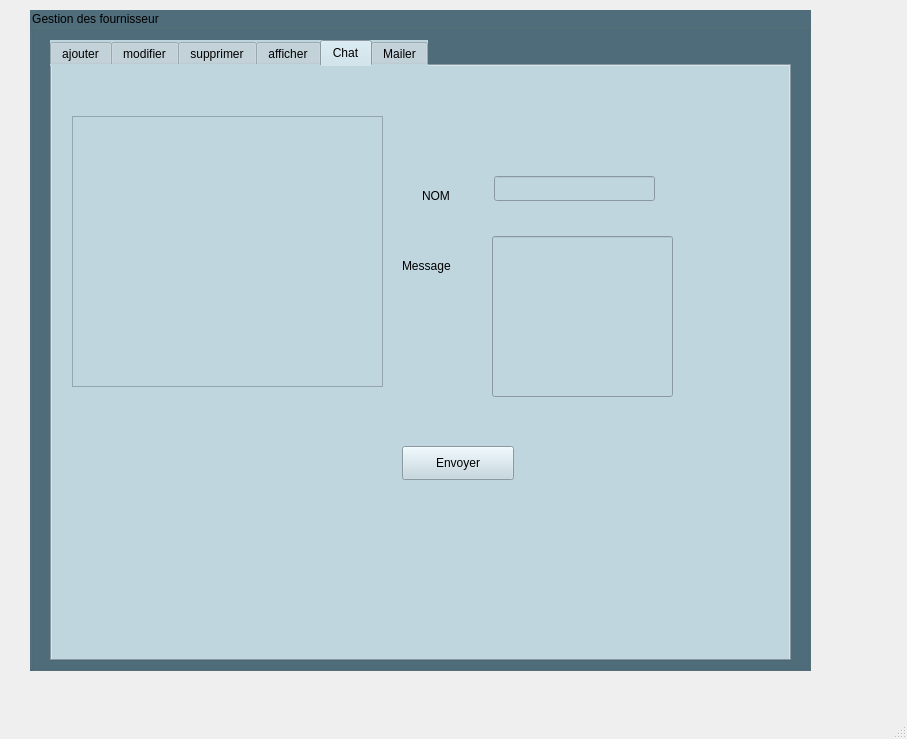
<?xml version="1.0" encoding="UTF-8"?>
<ui version="4.0">
 <class>FORNISSEUR_P</class>
 <widget class="QMainWindow" name="FORNISSEUR_P">
  <property name="geometry">
   <rect>
    <x>0</x>
    <y>0</y>
    <width>907</width>
    <height>739</height>
   </rect>
  </property>
  <property name="windowTitle">
   <string>FORNISSEUR_P</string>
  </property>
  <widget class="QWidget" name="centralwidget">
   <widget class="QGroupBox" name="groupBox">
    <property name="geometry">
     <rect>
      <x>30</x>
      <y>10</y>
      <width>781</width>
      <height>661</height>
     </rect>
    </property>
    <property name="styleSheet">
     <string notr="true">font: 10pt &quot;MS Shell Dlg 2&quot;;
background-color:#4F6D7A;</string>
    </property>
    <property name="title">
     <string>Gestion des fournisseur</string>
    </property>
    <widget class="QTabWidget" name="tabwidget">
     <property name="geometry">
      <rect>
       <x>20</x>
       <y>30</y>
       <width>741</width>
       <height>621</height>
      </rect>
     </property>
     <property name="styleSheet">
      <string notr="true">background-color:#C0D6DF;</string>
     </property>
     <property name="currentIndex">
      <number>4</number>
     </property>
     <widget class="QWidget" name="tab">
      <property name="styleSheet">
       <string notr="true"/>
      </property>
      <attribute name="title">
       <string>ajouter</string>
      </attribute>
      <widget class="QLineEdit" name="lineEdit_nom">
       <property name="geometry">
        <rect>
         <x>190</x>
         <y>40</y>
         <width>113</width>
         <height>20</height>
        </rect>
       </property>
       <property name="styleSheet">
        <string notr="true">background-color:#FFFFFF;</string>
       </property>
      </widget>
      <widget class="QLineEdit" name="lineEdit_cin">
       <property name="geometry">
        <rect>
         <x>190</x>
         <y>140</y>
         <width>113</width>
         <height>20</height>
        </rect>
       </property>
       <property name="styleSheet">
        <string notr="true">background-color:#FFFFFF;</string>
       </property>
      </widget>
      <widget class="QLineEdit" name="lineEdit_pro">
       <property name="geometry">
        <rect>
         <x>190</x>
         <y>200</y>
         <width>113</width>
         <height>20</height>
        </rect>
       </property>
       <property name="styleSheet">
        <string notr="true">background-color:#FFFFFF;</string>
       </property>
      </widget>
      <widget class="QPushButton" name="AJOUTER">
       <property name="geometry">
        <rect>
         <x>360</x>
         <y>150</y>
         <width>91</width>
         <height>31</height>
        </rect>
       </property>
       <property name="styleSheet">
        <string notr="true">background-color:#FFFFF;</string>
       </property>
       <property name="text">
        <string>AJOUTER</string>
       </property>
       <property name="checkable">
        <bool>false</bool>
       </property>
       <property name="autoRepeatDelay">
        <number>300</number>
       </property>
      </widget>
      <widget class="QPushButton" name="pushButton_2">
       <property name="geometry">
        <rect>
         <x>480</x>
         <y>150</y>
         <width>91</width>
         <height>31</height>
        </rect>
       </property>
       <property name="styleSheet">
        <string notr="true">background-color:#FFFFFF;</string>
       </property>
       <property name="text">
        <string>ANNULER</string>
       </property>
      </widget>
      <widget class="QLabel" name="label_7">
       <property name="geometry">
        <rect>
         <x>10</x>
         <y>90</y>
         <width>131</width>
         <height>21</height>
        </rect>
       </property>
       <property name="text">
        <string>&lt;html&gt;&lt;head/&gt;&lt;body&gt;&lt;p&gt;&lt;span style=&quot; font-size:8pt; font-weight:600;&quot;&gt;prenom&lt;/span&gt;&lt;/p&gt;&lt;/body&gt;&lt;/html&gt;</string>
       </property>
       <property name="textFormat">
        <enum>Qt::AutoText</enum>
       </property>
       <property name="margin">
        <number>0</number>
       </property>
       <property name="indent">
        <number>0</number>
       </property>
       <property name="openExternalLinks">
        <bool>false</bool>
       </property>
      </widget>
      <widget class="QLabel" name="label_8">
       <property name="geometry">
        <rect>
         <x>330</x>
         <y>40</y>
         <width>141</width>
         <height>16</height>
        </rect>
       </property>
       <property name="text">
        <string>&lt;html&gt;&lt;head/&gt;&lt;body&gt;&lt;p&gt;&lt;span style=&quot; font-size:8pt; font-weight:600; color:#000000;&quot;&gt;stock&lt;/span&gt;&lt;/p&gt;&lt;/body&gt;&lt;/html&gt;</string>
       </property>
      </widget>
      <widget class="QLabel" name="label_9">
       <property name="geometry">
        <rect>
         <x>26</x>
         <y>30</y>
         <width>51</width>
         <height>21</height>
        </rect>
       </property>
       <property name="text">
        <string>&lt;html&gt;&lt;head/&gt;&lt;body&gt;&lt;p&gt;&lt;span style=&quot; font-size:8pt; font-weight:600;&quot;&gt;nom&lt;/span&gt;&lt;/p&gt;&lt;p&gt;&lt;span style=&quot; font-size:8pt; font-weight:600;&quot;&gt;&lt;br/&gt;&lt;/span&gt;&lt;/p&gt;&lt;/body&gt;&lt;/html&gt;</string>
       </property>
      </widget>
      <widget class="QLabel" name="label_16">
       <property name="geometry">
        <rect>
         <x>10</x>
         <y>140</y>
         <width>111</width>
         <height>20</height>
        </rect>
       </property>
       <property name="text">
        <string>&lt;html&gt;&lt;head/&gt;&lt;body&gt;&lt;p&gt;&lt;span style=&quot; font-size:8pt; font-weight:600;&quot;&gt;cin&lt;/span&gt;&lt;/p&gt;&lt;/body&gt;&lt;/html&gt;</string>
       </property>
      </widget>
      <widget class="QLineEdit" name="lineEdit_st">
       <property name="geometry">
        <rect>
         <x>480</x>
         <y>40</y>
         <width>113</width>
         <height>20</height>
        </rect>
       </property>
       <property name="styleSheet">
        <string notr="true">background-color:#FFFFFF;</string>
       </property>
      </widget>
      <widget class="QLabel" name="label_20">
       <property name="geometry">
        <rect>
         <x>10</x>
         <y>200</y>
         <width>111</width>
         <height>20</height>
        </rect>
       </property>
       <property name="text">
        <string>&lt;html&gt;&lt;head/&gt;&lt;body&gt;&lt;p&gt;&lt;span style=&quot; font-size:8pt; font-weight:600;&quot;&gt;produit&lt;/span&gt;&lt;/p&gt;&lt;/body&gt;&lt;/html&gt;</string>
       </property>
      </widget>
      <widget class="QLineEdit" name="lineEdit_pr">
       <property name="geometry">
        <rect>
         <x>190</x>
         <y>90</y>
         <width>113</width>
         <height>20</height>
        </rect>
       </property>
       <property name="styleSheet">
        <string notr="true">background-color:#FFFFFF;</string>
       </property>
      </widget>
      <zorder>lineEdit_nom</zorder>
      <zorder>lineEdit_cin</zorder>
      <zorder>lineEdit_pro</zorder>
      <zorder>pushButton_2</zorder>
      <zorder>label_7</zorder>
      <zorder>label_8</zorder>
      <zorder>label_9</zorder>
      <zorder>AJOUTER</zorder>
      <zorder>label_16</zorder>
      <zorder>lineEdit_st</zorder>
      <zorder>label_20</zorder>
      <zorder>lineEdit_pr</zorder>
     </widget>
     <widget class="QWidget" name="tab_2">
      <property name="styleSheet">
       <string notr="true"/>
      </property>
      <attribute name="title">
       <string>modifier</string>
      </attribute>
      <widget class="QLineEdit" name="lineEdit_N_nom">
       <property name="geometry">
        <rect>
         <x>190</x>
         <y>40</y>
         <width>113</width>
         <height>20</height>
        </rect>
       </property>
       <property name="styleSheet">
        <string notr="true">background-color:#FFFFFF;</string>
       </property>
      </widget>
      <widget class="QLineEdit" name="lineEdit_N_cin">
       <property name="geometry">
        <rect>
         <x>190</x>
         <y>140</y>
         <width>113</width>
         <height>20</height>
        </rect>
       </property>
       <property name="styleSheet">
        <string notr="true">background-color:#FFFFFF;</string>
       </property>
      </widget>
      <widget class="QLineEdit" name="lineEdit_N_produit">
       <property name="geometry">
        <rect>
         <x>190</x>
         <y>200</y>
         <width>113</width>
         <height>20</height>
        </rect>
       </property>
       <property name="styleSheet">
        <string notr="true">background-color:#FFFFFF;</string>
       </property>
      </widget>
      <widget class="QLabel" name="label_19">
       <property name="geometry">
        <rect>
         <x>30</x>
         <y>40</y>
         <width>61</width>
         <height>21</height>
        </rect>
       </property>
       <property name="text">
        <string>&lt;html&gt;&lt;head/&gt;&lt;body&gt;&lt;p&gt;&lt;span style=&quot; font-size:8pt; font-weight:600;&quot;&gt;nom&lt;/span&gt;&lt;/p&gt;&lt;/body&gt;&lt;/html&gt;</string>
       </property>
      </widget>
      <widget class="QLabel" name="label_12">
       <property name="geometry">
        <rect>
         <x>10</x>
         <y>140</y>
         <width>111</width>
         <height>20</height>
        </rect>
       </property>
       <property name="text">
        <string>&lt;html&gt;&lt;head/&gt;&lt;body&gt;&lt;p&gt;&lt;span style=&quot; font-size:8pt; font-weight:600;&quot;&gt;cin&lt;/span&gt;&lt;/p&gt;&lt;/body&gt;&lt;/html&gt;</string>
       </property>
      </widget>
      <widget class="QPushButton" name="MODIFIER">
       <property name="geometry">
        <rect>
         <x>300</x>
         <y>330</y>
         <width>91</width>
         <height>31</height>
        </rect>
       </property>
       <property name="styleSheet">
        <string notr="true">background-color:#FFFFF;</string>
       </property>
       <property name="text">
        <string>MODIFIER</string>
       </property>
       <property name="checkable">
        <bool>false</bool>
       </property>
       <property name="autoRepeatDelay">
        <number>300</number>
       </property>
      </widget>
      <widget class="QPushButton" name="pushButton_11">
       <property name="geometry">
        <rect>
         <x>450</x>
         <y>330</y>
         <width>91</width>
         <height>31</height>
        </rect>
       </property>
       <property name="styleSheet">
        <string notr="true">background-color:#FFFFFF;</string>
       </property>
       <property name="text">
        <string>ANNULER</string>
       </property>
      </widget>
      <widget class="QLabel" name="label_15">
       <property name="geometry">
        <rect>
         <x>330</x>
         <y>40</y>
         <width>141</width>
         <height>16</height>
        </rect>
       </property>
       <property name="text">
        <string>&lt;html&gt;&lt;head/&gt;&lt;body&gt;&lt;p&gt;&lt;span style=&quot; font-size:8pt; font-weight:600; color:#000000;&quot;&gt;stock&lt;/span&gt;&lt;/p&gt;&lt;/body&gt;&lt;/html&gt;</string>
       </property>
      </widget>
      <widget class="QLabel" name="label_11">
       <property name="geometry">
        <rect>
         <x>10</x>
         <y>90</y>
         <width>131</width>
         <height>21</height>
        </rect>
       </property>
       <property name="text">
        <string>&lt;html&gt;&lt;head/&gt;&lt;body&gt;&lt;p&gt;&lt;span style=&quot; font-size:8pt; font-weight:600;&quot;&gt;prenom&lt;/span&gt;&lt;/p&gt;&lt;p&gt;&lt;br/&gt;&lt;/p&gt;&lt;/body&gt;&lt;/html&gt;</string>
       </property>
       <property name="textFormat">
        <enum>Qt::AutoText</enum>
       </property>
       <property name="margin">
        <number>0</number>
       </property>
       <property name="indent">
        <number>0</number>
       </property>
       <property name="openExternalLinks">
        <bool>false</bool>
       </property>
      </widget>
      <widget class="QLineEdit" name="lineEdit_N_stock">
       <property name="geometry">
        <rect>
         <x>480</x>
         <y>40</y>
         <width>113</width>
         <height>20</height>
        </rect>
       </property>
       <property name="styleSheet">
        <string notr="true">background-color:#FFFFFF;</string>
       </property>
      </widget>
      <widget class="QLabel" name="label_14">
       <property name="geometry">
        <rect>
         <x>10</x>
         <y>200</y>
         <width>111</width>
         <height>20</height>
        </rect>
       </property>
       <property name="text">
        <string>&lt;html&gt;&lt;head/&gt;&lt;body&gt;&lt;p&gt;&lt;span style=&quot; font-size:8pt; font-weight:600;&quot;&gt;produit&lt;/span&gt;&lt;/p&gt;&lt;/body&gt;&lt;/html&gt;</string>
       </property>
      </widget>
      <widget class="QLineEdit" name="lineEdit_N_prenom">
       <property name="geometry">
        <rect>
         <x>190</x>
         <y>90</y>
         <width>113</width>
         <height>20</height>
        </rect>
       </property>
       <property name="styleSheet">
        <string notr="true">background-color:#FFFFFF;</string>
       </property>
      </widget>
      <widget class="QLabel" name="label_22">
       <property name="geometry">
        <rect>
         <x>80</x>
         <y>340</y>
         <width>51</width>
         <height>16</height>
        </rect>
       </property>
       <property name="text">
        <string>&lt;html&gt;&lt;head/&gt;&lt;body&gt;&lt;p&gt;&lt;span style=&quot; font-size:8pt; font-weight:600;&quot;&gt;cin&lt;/span&gt;&lt;/p&gt;&lt;/body&gt;&lt;/html&gt;</string>
       </property>
      </widget>
      <widget class="QLineEdit" name="lineEdit_CIN1">
       <property name="geometry">
        <rect>
         <x>140</x>
         <y>340</y>
         <width>113</width>
         <height>20</height>
        </rect>
       </property>
       <property name="styleSheet">
        <string notr="true">background-color:#FFFFFF;</string>
       </property>
      </widget>
     </widget>
     <widget class="QWidget" name="tab_3">
      <property name="styleSheet">
       <string notr="true"/>
      </property>
      <attribute name="title">
       <string>supprimer</string>
      </attribute>
      <widget class="QLabel" name="label_17">
       <property name="geometry">
        <rect>
         <x>176</x>
         <y>90</y>
         <width>51</width>
         <height>21</height>
        </rect>
       </property>
       <property name="text">
        <string>&lt;html&gt;&lt;head/&gt;&lt;body&gt;&lt;p&gt;&lt;span style=&quot; font-weight:600;&quot;&gt;cin&lt;/span&gt;&lt;/p&gt;&lt;/body&gt;&lt;/html&gt;</string>
       </property>
      </widget>
      <widget class="QLineEdit" name="lineEdit_cin_S">
       <property name="geometry">
        <rect>
         <x>250</x>
         <y>90</y>
         <width>113</width>
         <height>20</height>
        </rect>
       </property>
       <property name="styleSheet">
        <string notr="true">background-color:#FFFFFF;</string>
       </property>
      </widget>
      <widget class="QPushButton" name="SUPPRIMER">
       <property name="geometry">
        <rect>
         <x>160</x>
         <y>180</y>
         <width>111</width>
         <height>31</height>
        </rect>
       </property>
       <property name="styleSheet">
        <string notr="true">background-color:#FFFFF;</string>
       </property>
       <property name="text">
        <string>SUPPRIMER</string>
       </property>
       <property name="checkable">
        <bool>false</bool>
       </property>
       <property name="autoRepeatDelay">
        <number>300</number>
       </property>
      </widget>
      <widget class="QPushButton" name="pushButton_13">
       <property name="geometry">
        <rect>
         <x>320</x>
         <y>180</y>
         <width>101</width>
         <height>31</height>
        </rect>
       </property>
       <property name="styleSheet">
        <string notr="true">background-color:#FFFFFF;</string>
       </property>
       <property name="text">
        <string>ANNULER</string>
       </property>
      </widget>
     </widget>
     <widget class="QWidget" name="tab_4">
      <property name="styleSheet">
       <string notr="true"/>
      </property>
      <attribute name="title">
       <string>afficher</string>
      </attribute>
      <widget class="QTableView" name="tab_FOURNISSEUR">
       <property name="geometry">
        <rect>
         <x>10</x>
         <y>20</y>
         <width>601</width>
         <height>261</height>
        </rect>
       </property>
       <property name="styleSheet">
        <string notr="true">background-color:#FFFFFF;</string>
       </property>
      </widget>
      <widget class="QPushButton" name="pushButton_7">
       <property name="geometry">
        <rect>
         <x>230</x>
         <y>290</y>
         <width>111</width>
         <height>23</height>
        </rect>
       </property>
       <property name="styleSheet">
        <string notr="true">background-color:#FFFFFF;</string>
       </property>
       <property name="text">
        <string>PDF</string>
       </property>
      </widget>
      <widget class="QPushButton" name="pushButton_8">
       <property name="geometry">
        <rect>
         <x>90</x>
         <y>290</y>
         <width>101</width>
         <height>23</height>
        </rect>
       </property>
       <property name="styleSheet">
        <string notr="true">background-color:#FFFFFF;</string>
       </property>
       <property name="text">
        <string>STATS</string>
       </property>
      </widget>
      <widget class="QPushButton" name="pushButton_9">
       <property name="geometry">
        <rect>
         <x>150</x>
         <y>320</y>
         <width>111</width>
         <height>23</height>
        </rect>
       </property>
       <property name="styleSheet">
        <string notr="true">background-color:#FFFFFF;</string>
       </property>
       <property name="text">
        <string>sms</string>
       </property>
      </widget>
      <widget class="QPushButton" name="pushButton_10">
       <property name="geometry">
        <rect>
         <x>350</x>
         <y>320</y>
         <width>111</width>
         <height>23</height>
        </rect>
       </property>
       <property name="styleSheet">
        <string notr="true">background-color:#FFFFFF;</string>
       </property>
       <property name="text">
        <string/>
       </property>
      </widget>
      <widget class="QLineEdit" name="le_recherche">
       <property name="geometry">
        <rect>
         <x>350</x>
         <y>350</y>
         <width>113</width>
         <height>25</height>
        </rect>
       </property>
      </widget>
      <widget class="QLabel" name="label">
       <property name="geometry">
        <rect>
         <x>160</x>
         <y>360</y>
         <width>131</width>
         <height>20</height>
        </rect>
       </property>
       <property name="text">
        <string>RECHERCHER</string>
       </property>
      </widget>
      <widget class="QPushButton" name="pushButton">
       <property name="geometry">
        <rect>
         <x>460</x>
         <y>280</y>
         <width>112</width>
         <height>34</height>
        </rect>
       </property>
       <property name="text">
        <string>trier</string>
       </property>
      </widget>
      <widget class="QPushButton" name="xcl">
       <property name="geometry">
        <rect>
         <x>510</x>
         <y>360</y>
         <width>112</width>
         <height>34</height>
        </rect>
       </property>
       <property name="text">
        <string>xcl</string>
       </property>
      </widget>
     </widget>
     <widget class="QWidget" name="tab_5">
      <attribute name="title">
       <string>Chat</string>
      </attribute>
      <widget class="QTableView" name="tab_message">
       <property name="geometry">
        <rect>
         <x>20</x>
         <y>50</y>
         <width>311</width>
         <height>271</height>
        </rect>
       </property>
      </widget>
      <widget class="QPushButton" name="pb_envoyer">
       <property name="geometry">
        <rect>
         <x>350</x>
         <y>380</y>
         <width>112</width>
         <height>34</height>
        </rect>
       </property>
       <property name="text">
        <string>Envoyer</string>
       </property>
      </widget>
      <widget class="QLabel" name="label_2">
       <property name="geometry">
        <rect>
         <x>370</x>
         <y>120</y>
         <width>69</width>
         <height>20</height>
        </rect>
       </property>
       <property name="text">
        <string>NOM</string>
       </property>
      </widget>
      <widget class="QLineEdit" name="le_id_chat">
       <property name="geometry">
        <rect>
         <x>442</x>
         <y>110</y>
         <width>161</width>
         <height>25</height>
        </rect>
       </property>
      </widget>
      <widget class="QLineEdit" name="le_message">
       <property name="geometry">
        <rect>
         <x>440</x>
         <y>170</y>
         <width>181</width>
         <height>161</height>
        </rect>
       </property>
      </widget>
      <widget class="QLabel" name="label_3">
       <property name="geometry">
        <rect>
         <x>350</x>
         <y>190</y>
         <width>81</width>
         <height>20</height>
        </rect>
       </property>
       <property name="text">
        <string>Message</string>
       </property>
      </widget>
     </widget>
     <widget class="QWidget" name="tab_6">
      <attribute name="title">
       <string>Mailer</string>
      </attribute>
      <widget class="QFrame" name="frame">
       <property name="geometry">
        <rect>
         <x>80</x>
         <y>30</y>
         <width>585</width>
         <height>551</height>
        </rect>
       </property>
       <property name="frameShape">
        <enum>QFrame::StyledPanel</enum>
       </property>
       <property name="frameShadow">
        <enum>QFrame::Raised</enum>
       </property>
       <layout class="QHBoxLayout" name="horizontalLayout">
        <item>
         <widget class="QFrame" name="frame_50">
          <property name="frameShape">
           <enum>QFrame::StyledPanel</enum>
          </property>
          <property name="frameShadow">
           <enum>QFrame::Raised</enum>
          </property>
          <layout class="QVBoxLayout" name="verticalLayout_31">
           <item>
            <widget class="QLabel" name="label_25">
             <property name="text">
              <string>Smtp-server:</string>
             </property>
            </widget>
           </item>
           <item>
            <widget class="QLineEdit" name="server">
             <property name="text">
              <string>smtp.gmail.com</string>
             </property>
             <property name="echoMode">
              <enum>QLineEdit::Password</enum>
             </property>
            </widget>
           </item>
           <item>
            <widget class="QLabel" name="label_26">
             <property name="text">
              <string>Server port:</string>
             </property>
            </widget>
           </item>
           <item>
            <widget class="QLineEdit" name="port">
             <property name="text">
              <string>465</string>
             </property>
             <property name="echoMode">
              <enum>QLineEdit::Password</enum>
             </property>
            </widget>
           </item>
           <item>
            <widget class="QLabel" name="label_27">
             <property name="text">
              <string>Username:</string>
             </property>
            </widget>
           </item>
           <item>
            <widget class="QLineEdit" name="uname">
             <property name="text">
              <string/>
             </property>
            </widget>
           </item>
           <item>
            <widget class="QLabel" name="label_28">
             <property name="text">
              <string>Password:</string>
             </property>
            </widget>
           </item>
           <item>
            <widget class="QLineEdit" name="paswd">
             <property name="inputMask">
              <string/>
             </property>
             <property name="text">
              <string/>
             </property>
             <property name="echoMode">
              <enum>QLineEdit::Password</enum>
             </property>
            </widget>
           </item>
           <item>
            <widget class="QLabel" name="label_29">
             <property name="text">
              <string>Recipant to:</string>
             </property>
            </widget>
           </item>
           <item>
            <widget class="QLineEdit" name="rcpt"/>
           </item>
           <item>
            <widget class="QLabel" name="label_30">
             <property name="text">
              <string>Subject:</string>
             </property>
            </widget>
           </item>
           <item>
            <widget class="QLineEdit" name="subject"/>
           </item>
           <item>
            <widget class="QLabel" name="label_31">
             <property name="text">
              <string>Message:</string>
             </property>
            </widget>
           </item>
           <item>
            <widget class="QPlainTextEdit" name="msg"/>
           </item>
           <item>
            <spacer name="horizontalSpacer">
             <property name="orientation">
              <enum>Qt::Horizontal</enum>
             </property>
             <property name="sizeHint" stdset="0">
              <size>
               <width>545</width>
               <height>20</height>
              </size>
             </property>
            </spacer>
           </item>
           <item>
            <widget class="QPushButton" name="sendBtn">
             <property name="styleSheet">
              <string notr="true"> QPushButton {
color: #ffffff;
border: 3px solid #f8d466;
font: 8pt &quot;MS Reference Sans Serif&quot;;
border-radius: 15px;
padding: 5px;
background: qradialgradient(cx: 0.3, cy: -0.4,
fx: 0.3, fy: -0.4,
radius: 3, stop: 0 #aa3118, stop: 1 #550000);
min-width: 80px;
}

QPushButton:hover {
background: qradialgradient(cx: 0.3, cy: -0.4,
fx: 0.3, fy: -0.4,
radius: 3, stop: 0 #aa3118, stop: 1 #552a2a);
}

 QPushButton:pressed {
background: qradialgradient(cx: 0.4, cy: -0.1,
fx: 0.4, fy: -0.1,
radius: 3, stop: 0 #aa3118, stop: 1 #554040);
}</string>
             </property>
             <property name="text">
              <string>Send</string>
             </property>
            </widget>
           </item>
          </layout>
         </widget>
        </item>
       </layout>
      </widget>
     </widget>
    </widget>
   </widget>
  </widget>
  <widget class="QMenuBar" name="menubar">
   <property name="geometry">
    <rect>
     <x>0</x>
     <y>0</y>
     <width>907</width>
     <height>26</height>
    </rect>
   </property>
  </widget>
  <widget class="QStatusBar" name="statusbar"/>
 </widget>
 <resources/>
 <connections/>
</ui>
